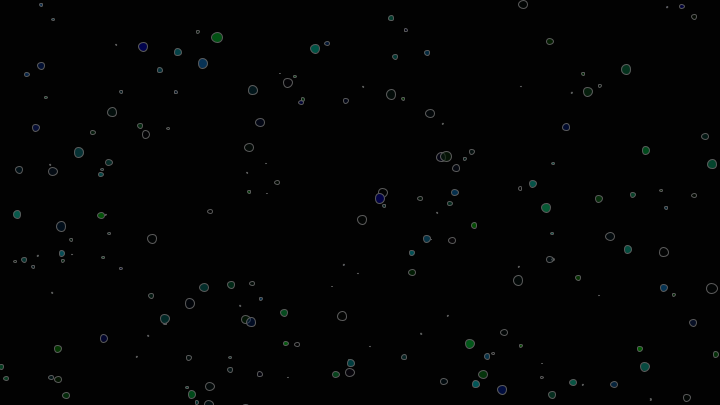
Frame 1 (no input)
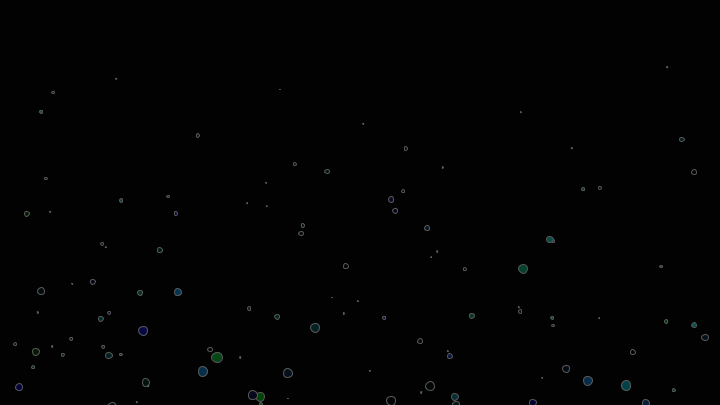
Frame 60 (the mouse pressed at the canvas centre just before this capture)
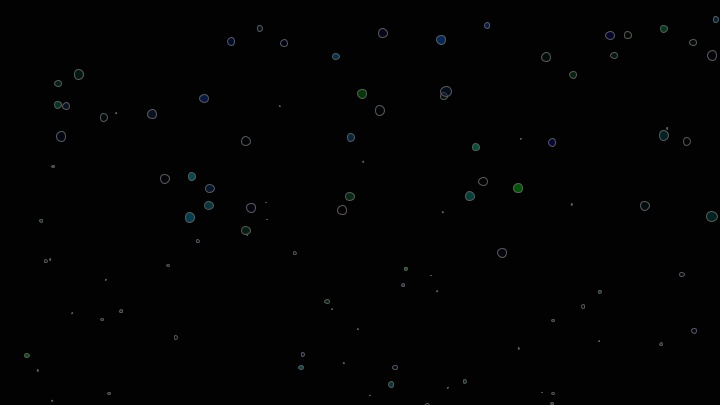
Frame 120 (the mouse held since frame 60 and released just before this capture)

The Processing sketch that drew these frames (run headless with seeded random() and noise(); from frame 60 on, the mouse is pressed at the canvas centre):

// Processing sketch: processing_48768
// ── processing_48768.pde

Rect[] listaRect; 

int numObjects;              


void setup (){ 
 
  size (720,405);
  smooth(); 
 
  numObjects =200; 
  listaRect = new Rect [numObjects];                              
  
  for (int i =0; i < numObjects; i++){     

   float ballAlpha = (10.2/ numObjects) * i; 
   
   float vel = (5.5/ numObjects) * i;
  
    
    float largura = (10.2 / numObjects) * i; 
  
        listaRect[i] = new Rect ( (int) random(width), (int) random(height), largura , ballAlpha, vel  );  
  }
    println("--------------"); 

}

void draw (){
  background(2);
  
  for (int i =7; i < numObjects; i++){ 
    
       listaRect[i].update(); 
       listaRect[i].desenha();

                                
  }
  
}


class Rect {

  float posX; 
  float posY; 
  float largura; 
  
  float vel; 
  
  int r; 
  int g;
  int b; 
  float a; 

 
  Rect ( float r_posX, float r_posY, float r_largura, float r_alpha, float r_vel){
    
    posX = r_posX; 
    posY = r_posY;
    largura = r_largura; 
   
    vel =  r_vel; 
  
    r = (int) random (255);
    g = (int) random (255);
    b = (int) random (255);
    a = r_alpha; 
   
  } 


  void update (){
    
    if ( posY > width+(largura/2)) { 
          posY = 10-(largura/20); 
      } 
    
    posY = posY+ vel; 
    
    
  }
  
  void desenha (){
    
    stroke(90); 
    fill(random(9), random(92), random(90), random(400)); 
   ellipse (posX,posY,largura, largura);
   
  }
  

}
                
                
